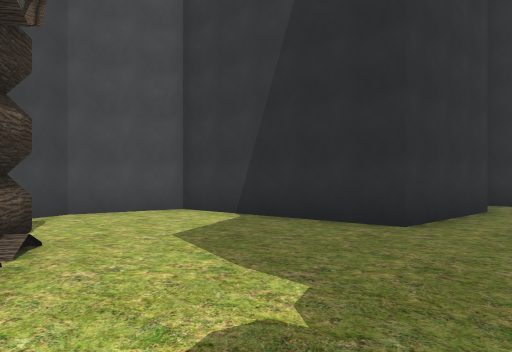
View 1 (above)

14 first-person views from a walk through a scene from a Unity 3-D project. The camera is 1.5 m above the floor, looks level and sees 70° across. The floor is counted in squares, 2 m on a side. Each view is taken from the middle of a square. On the plan, view 1 faces up. The plan holds only what a view shows up to about 11 squares ahead; the rest is blank. The place goes on beyond the plan. The player is left out. Some surface patterns are stand-ins.

View 2
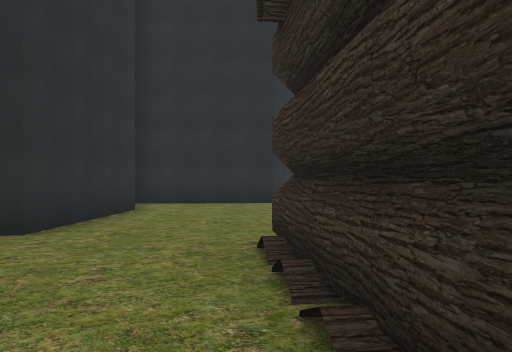

View 3
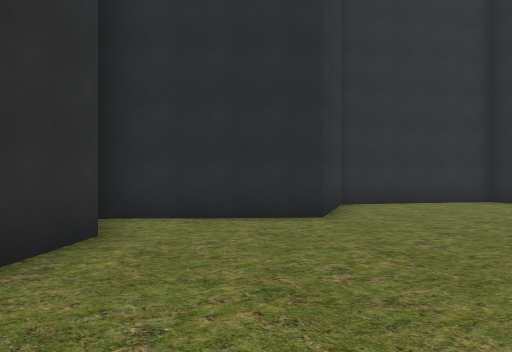

View 4
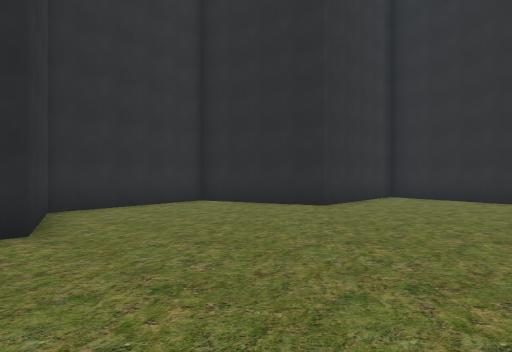

View 5
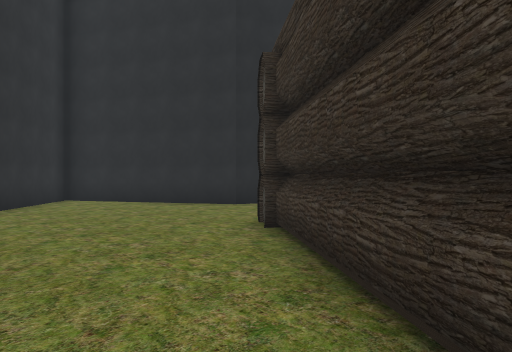

View 6
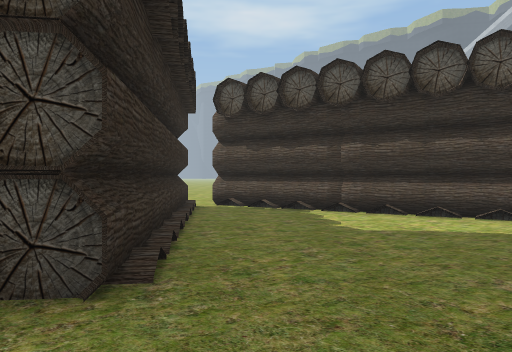

View 7
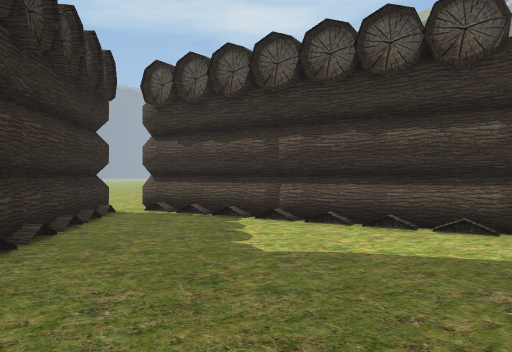

View 8
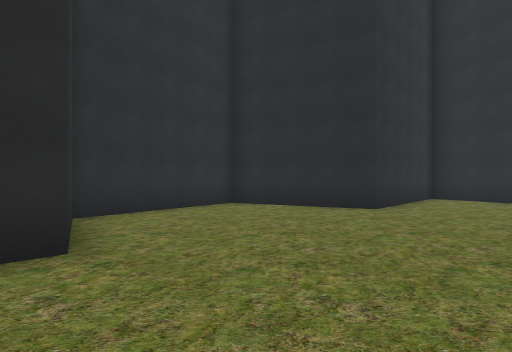

View 9
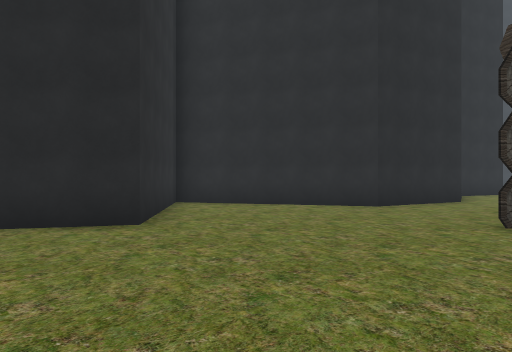

View 10
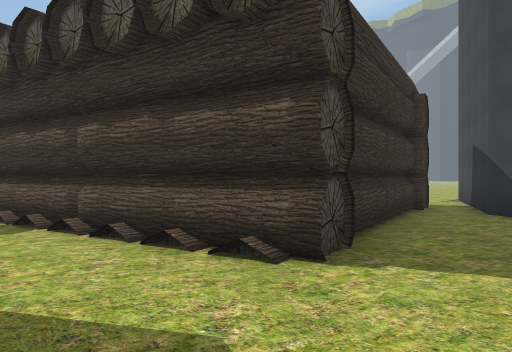

View 11
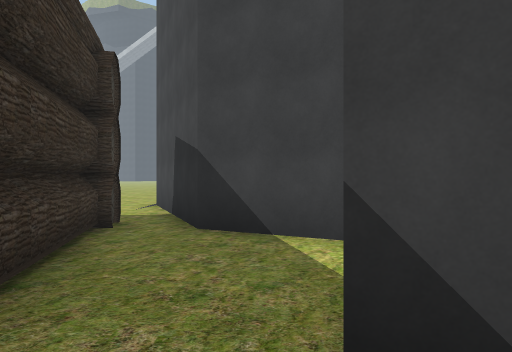

View 12
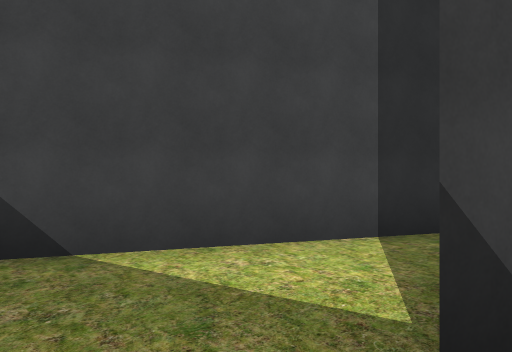

View 13
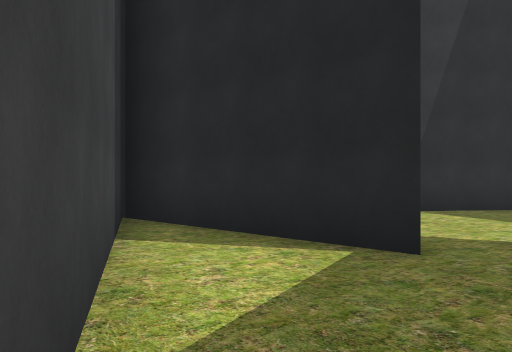

View 14
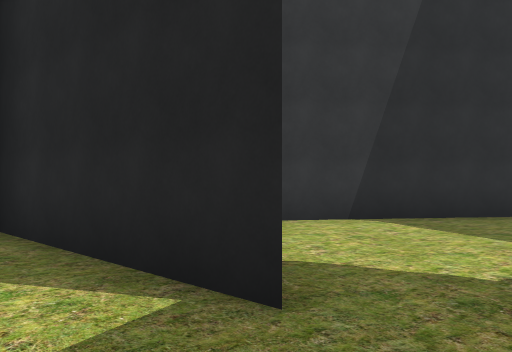

### Floor plan
Points are (right, up) in squares from view 1. A wall is a line through its corners. A room is listed if a view was taken in it or the views show most of it. See-through windows are left out.
Room 1 (views 1, 2, 3, 4, 5, 6, 7, 8, 9, 10, 11)
walls: (4.8, 7.6) (2.2, 5.3) (-1.7, 8.3) (-3.6, 7.1) (-4.4, 5.3); (12.2, -3.5) (16.5, -1.1); (-0.3, -2.7) (4, 2.7) (4.5, 2.3); (-2.6, 4.3) (-1, -2.6); (16.5, -0.4) (13.3, 2.4) (15.2, 5.7) (11.4, 8.2) (8.5, 6.8) (5.5, 9.5)
low walls: (5.2, 1.7) (8.4, -0.8)
ways out: opening at (-4, 5) to room 2; opening at (10.5, -2.5); gap at (-1, -2)
Room 2 (views 12, 13, 14)
walls: (-4.4, 5.3) (-4.9, 9); (-8.2, 2.8) (-2.7, 4); (-5.8, 8.9) (-8.2, 4.2)
ways out: opening at (-4, 5) to room 1

Positions as (right, up) in squares from view 1, and headings:
1: (0, 0), facing up
2: (1, 0), facing up-right
3: (3, 3), facing up-right
4: (4, 4), facing right
5: (5, 3), facing down-right
6: (5, 5), facing down-left
7: (3, 5), facing down-left
8: (5, 5), facing right
9: (8, 5), facing down-right
10: (0, 6), facing down-left
11: (-3, 5), facing left
12: (-4, 4), facing up-left
13: (-8, 4), facing up-right
14: (-6, 4), facing up-right
